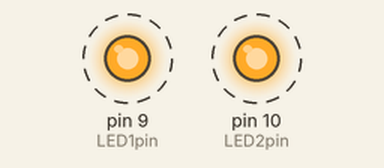
This sketch was run on a simulated Arduino Uno, built with avr-gcc and run on an emulated ATmega328P. Shown: output pins drawn as LEDs (lit = HIGH). Dashed ring = blinking. What the sketch prints to the serial monitor is not drawn.

Above: at 0.2 s.
Timing chart, 0 to 4.6 s (numbered marks = the images above):
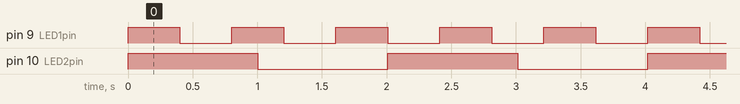

The sketch:

0020_Dual_Blink_500_to_200_v001.ino
```cpp
const int LED1pin = 9;
const int LED2pin = 10;

const int timeunit = 2;

bool LED1state = HIGH;
bool LED2state = HIGH;

void setup() {
  Serial.begin(9600);

  pinMode(LED1pin, OUTPUT);
  pinMode(LED2pin, OUTPUT);

  digitalWrite(LED1pin, LED1state);
  digitalWrite(LED2pin, LED2state);
}

void loop() {
  static int k1 = 0;
  static int k2 = 0;

  k1++;
  k2++;

  if (k1 == 200) {
    k1 = 0;
    LED1state = !LED1state;
    digitalWrite(LED1pin, LED1state);
    Serial.print("LED1state: ");
    Serial.println(LED1state);
  }

  if (k2  == 500) {
    k2 = 0;
    LED2state = !LED2state;
    digitalWrite(LED2pin, LED2state);
    Serial.print("LED2state: ");
    Serial.println(LED2state);
  }

  delay(timeunit);
}
```

Measured:
- by itself, pin 9 (LED1pin): alternates HIGH for 0.40 s and LOW for 0.40 s
- by itself, pin 10 (LED2pin): alternates HIGH for 1.0 s and LOW for 1.0 s
- by itself, everything shown: repeats every 4.0 s, in 12 steps
